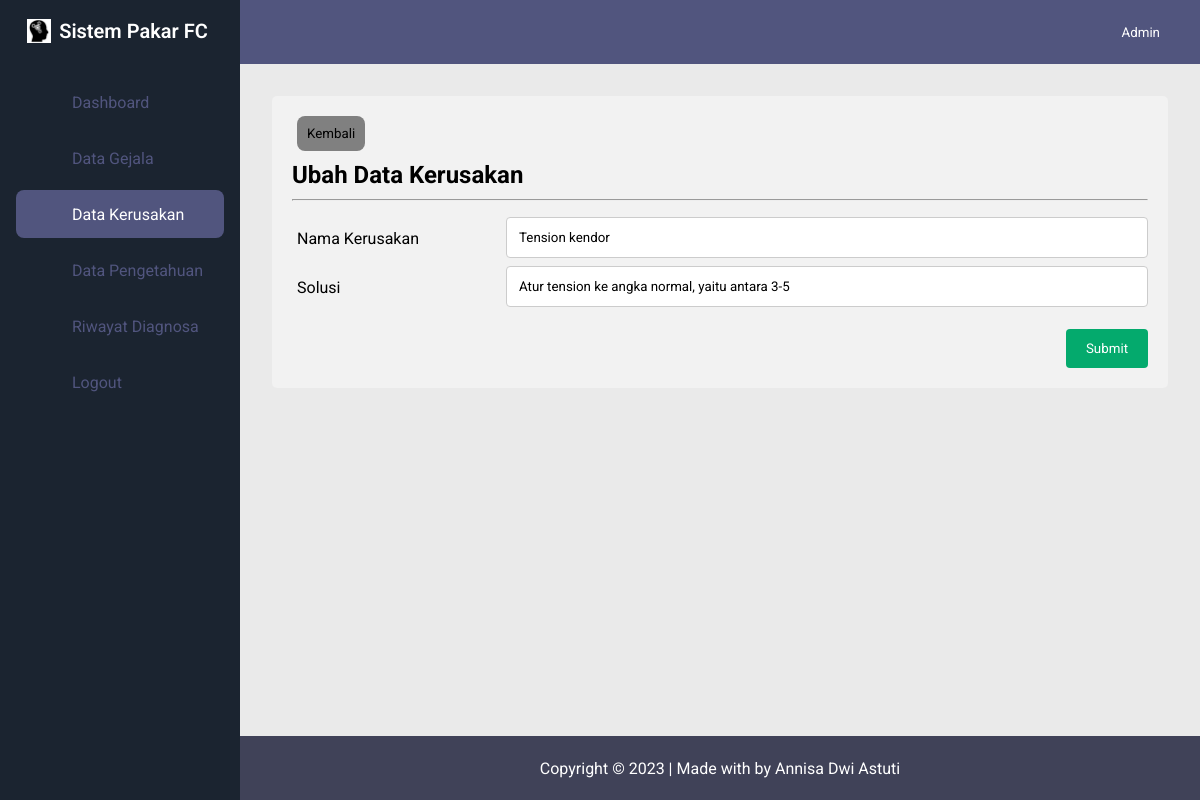
/?page=home&sub=kerusakan&act=edit&kode=KK-01 (signed in), run on the app's committed database.
### tables this page shows
CREATE TABLE `kerusakan` (
  `kode` varchar(10) NOT NULL,
  `nama` varchar(50) NOT NULL,
  `solusi` varchar(100) NOT NULL,
  `created_at` timestamp NOT NULL DEFAULT CURRENT_TIMESTAMP,
  `updated_at` timestamp NOT NULL DEFAULT CURRENT_TIMESTAMP ON UPDATE CURRENT_TIMESTAMP
);

### controllers/kerusakanController.php (called while the page is built, shortened)
<?php
include 'models/kerusakanModel.php';
class kerusakanController extends controller
{
    public $model;
    public function __construct()
    {
        $this->model = new kerusakanModel();
    }
    public function edit($kode)
    {
        $data = $this->model->select($kode);
        $item = $this->model->fetch($data);
        include './views/pages/home/kerusakan/edit.php';
    }
}

### routes.php (called while the page is built)
<?php
$page = @$_GET['page'];
if ($page == '' || $page == REGISTER_URL) {
    include 'views/layouts/auth/index.php';
} elseif ($page == HOME_URL) {
    include 'views/layouts/home/index.php';
}

### index.php (called while the page is built, shortened)
<?php
include 'routes.php';
?>

### models/model.php (called while the page is built, shortened)
<?php
class model
{
    public function execute($query)
    {
        include './database/koneksi.php';
        $result =  mysqli_query($conn, $query);
        return $result;
    }
    public function fetch($var)
    {
        return mysqli_fetch_array($var, MYSQLI_ASSOC);
    }
}

### models/kerusakanModel.php (called while the page is built, shortened)
<?php
class kerusakanModel extends model
{
	public function select($kode)
	{
		$query = "SELECT * FROM kerusakan WHERE kode='$kode'";
		return $this->execute($query);
	}
}

### views/pages/home/kerusakan/edit.php (the view)
<div class="container">
    <a href="?page=<?= HOME_URL ?>&sub=<?= KERUSAKAN_URL ?>">
        <button class="btn"><i class="fas fa-chevron-double-left"></i> Kembali</button>
    </a>
    <form method="POST">
        <h1 style="margin: 10px 0">Ubah Data Kerusakan</h1>
        <hr style="margin: 10px 0">
        <div class="row">
            <div class="col-25">
                <label for="kerusakan">Nama Kerusakan</label>
            </div>
            <div class="col-75">
                <input type="text" id="kerusakan" name="nama" value="<?= $item['nama']; ?>">
            </div>
        </div>
        <div class="row">
            <div class="col-25">
                <label for="solusi">Solusi</label>
            </div>
            <div class="col-75">
                <input type="text" id="solusi" name="solusi" value="<?= $item['solusi']; ?>">
            </div>
        </div>
        <div class="row">
            <button value="Simpan" name="simpan" class="btn-submit">Submit</button>
        </div>
    </form>
</div>

### assets/css/home/_partials/global.css (style rules this page uses)
:root { --color-primary: #1B2430; --color-secondary: #51557E; --color-secondary-dark: #404258; --color-secondary-light: #505266; --color-light: #FFFFFF; --color-grey: #EAEAEA; }
* { padding: 0; margin: 0; box-sizing: border-box; font-family: 'Roboto', sans-serif; }
body { background-color: var(--color-grey); }
button { background: none; outline: none; border: none; cursor: pointer; }

### assets/css/home/_partials/table.css (style rules this page uses)
.btn { background-color: gray; margin: 0 5px; padding: 10px; border-radius: 8px; }

### assets/css/home/_partials/form.css (style rules this page uses)
input[type=text], input[type=number], select, textarea { width: 100%; padding: 12px; border: 1px solid #ccc; border-radius: 4px; box-sizing: border-box; resize: vertical; }
label { padding: 12px 12px 12px 0; display: inline-block; }
input[type=submit], .btn-submit { background-color: #04AA6D !important; color: white !important; padding: 12px 20px !important; border: none !important; border-radius: 4px !important; cursor: pointer !important; float: right !important; margin-top: 20px !important; }
.container { border-radius: 5px; background-color: #f2f2f2; padding: 20px; }
.col-25 { float: left; width: 25%; margin-top: 6px; }
.col-75 { float: left; width: 75%; margin-top: 6px; }
.row:after { content: ""; display: table; clear: both; }

### assets/css/home/_partials/diagnosa.css (style rules this page uses)
label { margin-left: 5px; margin-right: 5px; }

### data on the page
kerusakan: nama "Tension kendor", solusi "Atur tension ke angka normal, yaitu antara 3-5"

### other printed values
$_SESSION["username"] "Admin"
